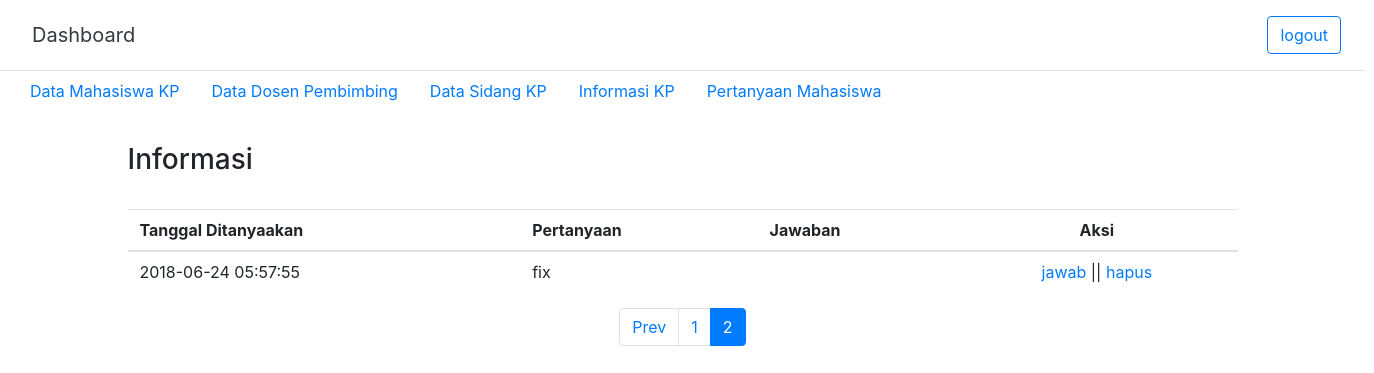
Page /dashboard/datapertanyaan/5 on the earlier database version.
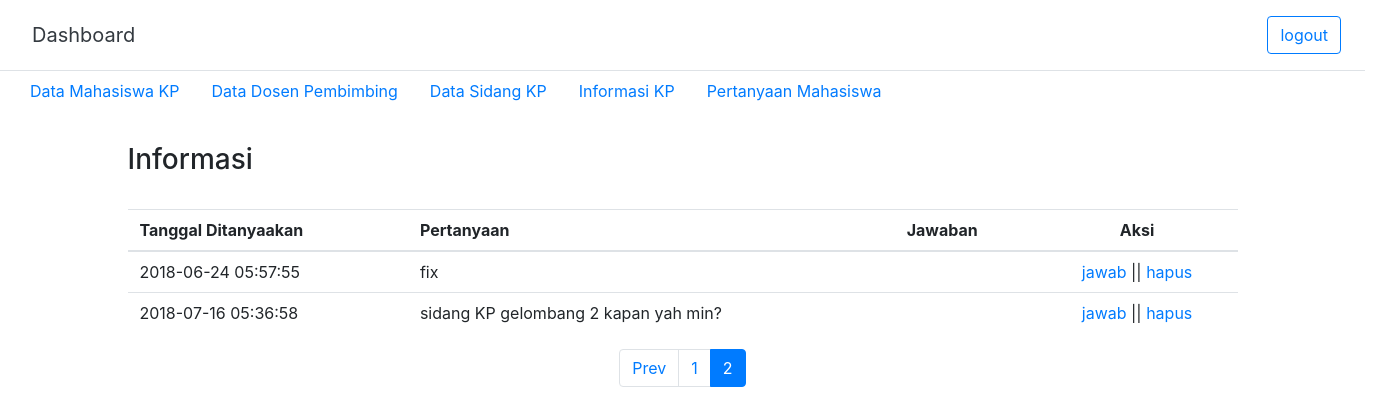
Same page on the later database version.
### tables this page shows
CREATE TABLE `tbl_diskusi` (
  `no` int(11) NOT NULL,
  `pertanyaan` text NOT NULL,
  `jawaban` text NOT NULL,
  `tanggal` timestamp NOT NULL DEFAULT CURRENT_TIMESTAMP ON UPDATE CURRENT_TIMESTAMP
);

### index.php (called while the page is built, shortened)
<?php
require_once BASEPATH.'core/CodeIgniter.php';

### application/models/Admin.php (called while the page is built, shortened)
<?php
class Admin extends CI_Model
{
    function Getdatainfo($table,$number,$offset){
        return $query = $this->db->get($table,$number,$offset)->result();
    }
}

### application/views/admin/datapertanyaan.php (the view)
<div class="container">
	<h3><?php echo $judul ?></h3><br>
	<table class="table table-hover">
		<thead>
			<tr>
				<th>Tanggal Ditanyaakan</th>
				<th>Pertanyaan</th>
				<th>Jawaban</th>
				<th><center>Aksi</center></th>
			</tr>
		</thead>
		<?php
		foreach($user as $u){
			?>
			<tr>
				<td><?php echo $u->tanggal ?></td>
				<td><?php echo $u->pertanyaan ?></td>
				<td><?php echo $u->jawaban ?></td>
				<td><center><a href="<?php echo base_url()."dashboard/jawabpertanyaan/".$u->no; ?>"> jawab </a>||<a href="<?php echo base_url()."dashboard/hapuspertanyaan/".$u->no; ?>"> hapus</a></center></td>
			</tr>
			<?php } ?>
		</table>
		<div class="row">
			<div class="col">
				<?php echo $this->pagination->create_links(); ?>
			</div>
		</div>
	</div>

Differences in the rows shown:
added tbl_diskusi: tanggal "2018-07-16 05:36:58", pertanyaan "sidang KP gelombang 2 kapan yah min?"
